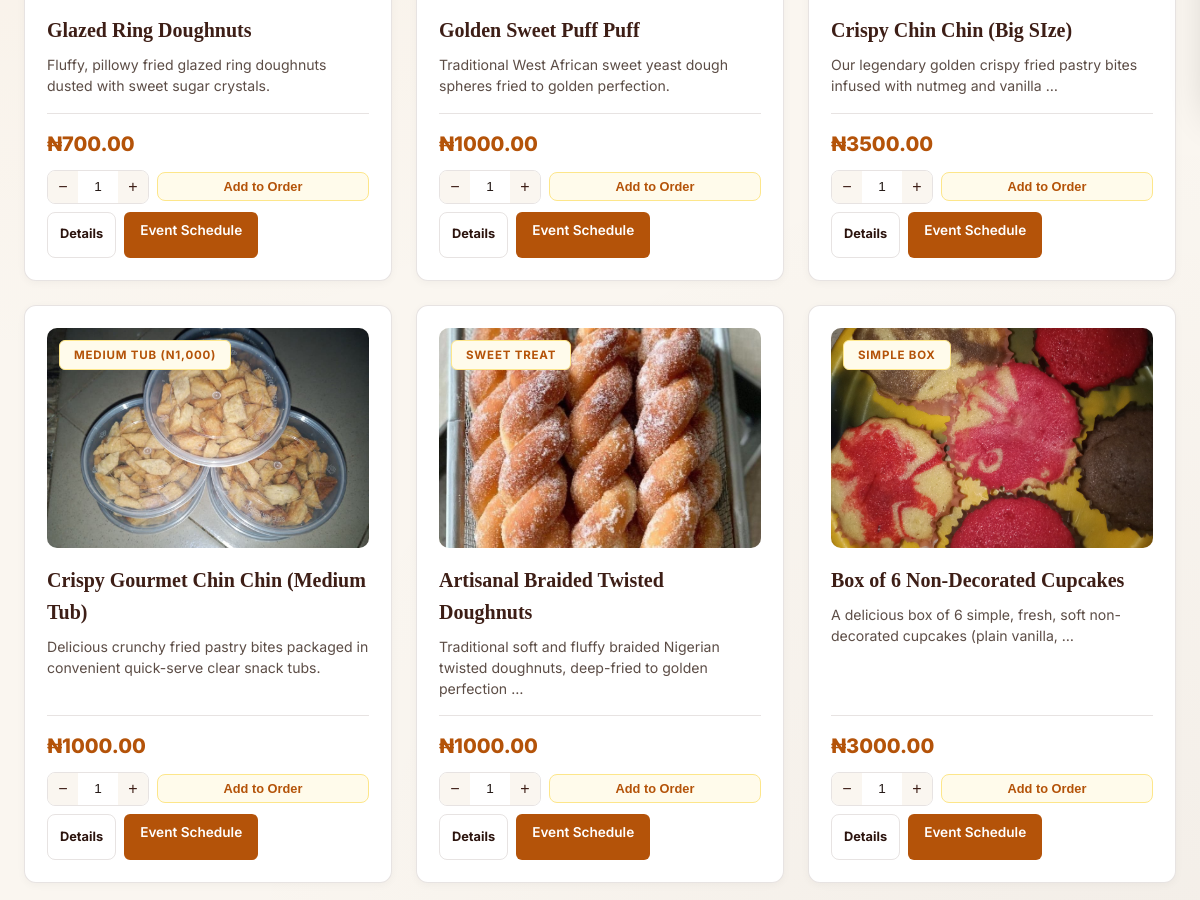
The app's page /products/?category=sweet-treats (middle part), older data.
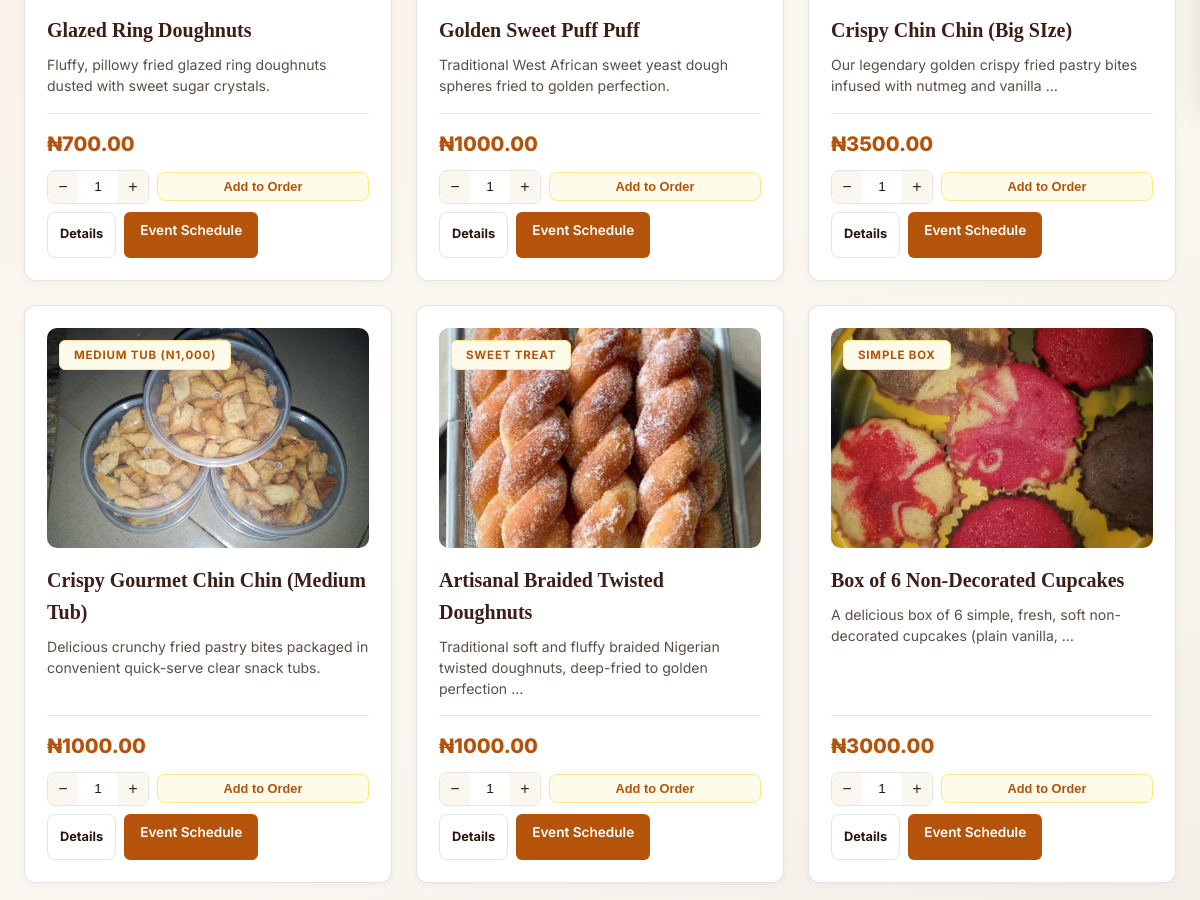
The same page, newer data.
### core/models.py (models this page shows, shortened)
class Product(models.Model):
    category = models.ForeignKey(Category, on_delete=models.CASCADE, related_name='products')
    name = models.CharField(max_length=150)
    description = models.TextField(blank=True)
    starting_price = models.DecimalField(max_digits=10, decimal_places=2)
    image = models.ImageField(upload_to='products/', blank=True, null=True, help_text="Upload image file directly from device")
    image_url = models.CharField(max_length=500, blank=True, help_text="External Image URL (fallback)")
    badge_tag = models.CharField(max_length=50, blank=True, default='Fresh Baked')
    is_available = models.BooleanField(default=True)
    is_featured = models.BooleanField(default=False)
    created_at = models.DateTimeField(auto_now_add=True)
    @property
    def get_image_url(self):
        if self.image:
            base_name = os.path.basename(self.image.name)
            for candidate_dir in ['staticfiles', 'static']:
                candidate = os.path.join(settings.BASE_DIR, candidate_dir, 'images', base_name)
                if os.path.exists(candidate):
                    return static_url(f'images/{base_name}')
            return self.image.url
        if self.image_url:
            if self.image_url.startswith('/media/products/'):
                base_name = os.path.basename(self.image_url)
                for candidate_dir in ['staticfiles', 'static']:
                    candidate = os.path.join(settings.BASE_DIR, candidate_dir, 'images', base_name)
                    if os.path.exists(candidate):
                        return static_url(f'images/{base_name}')
            return self.image_url
        return 'https://images.unsplash.com/photo-1551024709-8f23befc6f87?auto=format&fit=crop&w=800&q=80'

### core/views.py (the view)
def product_list(request):
    query = request.GET.get('q', '')
    cat_slug = request.GET.get('category', '')
    products = Product.objects.filter(is_available=True)
    if cat_slug:
        products = products.filter(category__slug=cat_slug)
    if query:
        products = products.filter(Q(name__icontains=query) | Q(description__icontains=query) | Q(badge_tag__icontains=query))
    categories = Category.objects.all()
    return render(request, 'product_list.html', {
        'products': products,
        'categories': categories,
        'query': query,
        'selected_category': cat_slug,
    })

### templates/product_list.html (shortened to what this page needs)
{% extends 'base.html' %}
{% load static %}
{% block content %}
<div class="bento-grid">
    {% for product in products %}
    <div class="bento-card bento-span-4">
        <div class="bento-img-wrapper">
            <div class="bento-badge-pos">
                <span class="tag-badge caramel">{{ product.badge_tag }}</span>
            </div>
            <img src="{{ product.get_image_url }}" alt="{{ product.name }}">
        </div>
        <div class="bento-body">
            <h3><a href="{% url 'product_detail' product.pk %}" class="product-name-link">{{ product.name }}</a></h3>
            <p>{{ product.description|truncatewords:12 }}</p>
        </div>
        <div class="bento-footer">
            <div class="price-tag">&#8358;{{ product.starting_price }}</div>
        </div>
        <div class="card-cart-row">
            <div class="card-qty-ctrl">
                <button class="card-qty-btn" type="button" aria-label="Decrease quantity"
                    onclick="this.nextElementSibling.value=Math.max(1,+this.nextElementSibling.value-1)">&#8722;</button>
                <input type="number" class="card-qty-input" value="1" min="1" max="999"
                    id="qty-{{ product.id }}"
                    title="Quantity for {{ product.name }}"
                    aria-label="Quantity">
                <button class="card-qty-btn" type="button" aria-label="Increase quantity"
                    onclick="this.previousElementSibling.value=+this.previousElementSibling.value+1">&#43;</button>
            </div>
            <button class="btn-add-cart" type="button"
                data-id="{{ product.id }}"
                data-name="{{ product.name|escapejs }}"
                data-price="{{ product.starting_price }}"
                data-badge="{{ product.badge_tag|escapejs }}"
                data-image="{{ product.get_image_url|escapejs }}"
                data-qty="qty-{{ product.id }}"
                onclick="addToCartFromDataset(this)">
                Add to Order
            </button>
        </div>
        <div class="bento-actions-row">
            <a href="{% url 'product_detail' product.pk %}" class="btn-secondary bento-detail-btn">Details</a>
            <a href="{% url 'booking' %}?product={{ product.id }}" class="btn-card-action">Event Schedule</a>
        </div>
    </div>
    {% empty %}
    <div class="catalog-empty">
        <h3>No products found matching your search.</h3>
        <p class="catalog-empty-sub">Try clearing filters or search terms.</p>
        <a href="{% url 'product_list' %}" class="btn-primary catalog-empty-btn">View All Catalog Items</a>
    </div>
    {% endfor %}
</div>
{% endblock %}

Row changes from the older to the newer data that the page shows:
changed Product "Box of 6 Non-Decorated Cupcakes": get_image_url: picture added in place of a placeholder
